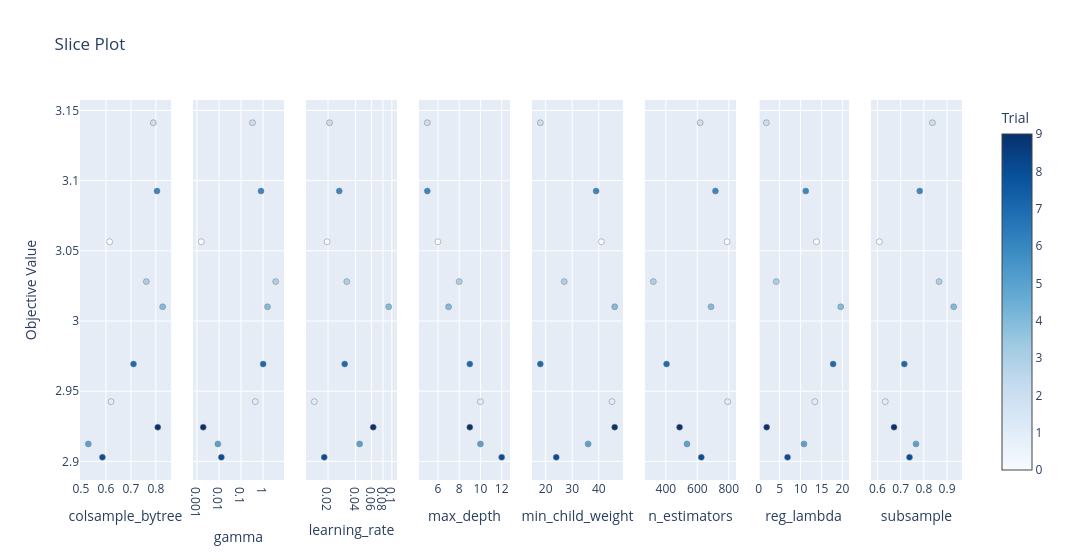

Write notebook code for a chart like this one.
### Code cell
fig_slice.show()

### Figure 1 — Plotly figure (JSON) as saved in the notebook; plotly's stock layout.template omitted (floating-point values rounded to 4 significant figures)
{"data": [{"marker": {"color": [0, 1, 2, 3, 4, 5, 6, 7, 8, 9], "colorbar": {"title": {"text": "Trial"}, "x": 1, "xpad": 40}, "colorscale": [[0, "rgb(247,251,255)"], [0.125, "rgb(222,235,247)"], [0.25, "rgb(198,219,239)"], [0.375, "rgb(158,202,225)"], [0.5, "rgb(107,174,214)"], [0.625, "rgb(66,146,198)"], [0.75, "rgb(33,113,181)"], [0.875, "rgb(8,81,156)"], [1, "rgb(8,48,107)"]], "line": {"color": "Grey", "width": 0.5}, "showscale": true}, "mode": "markers", "name": "Feasible Trial", "showlegend": false, "type": "scatter", "x": [0.615, 0.6204, 0.7897, 0.7617, 0.827, 0.5295, 0.8045, 0.7103, 0.586, 0.8075], "xaxis": "x", "y": [3.056, 2.943, 3.141, 3.028, 3.01, 2.912, 3.093, 2.969, 2.903, 2.924], "yaxis": "y"}, {"marker": {"color": [0, 1, 2, 3, 4, 5, 6, 7, 8, 9], "colorbar": {"title": {"text": "Trial"}, "x": 1, "xpad": 40}, "colorscale": [[0, "rgb(247,251,255)"], [0.125, "rgb(222,235,247)"], [0.25, "rgb(198,219,239)"], [0.375, "rgb(158,202,225)"], [0.5, "rgb(107,174,214)"], [0.625, "rgb(66,146,198)"], [0.75, "rgb(33,113,181)"], [0.875, "rgb(8,81,156)"], [1, "rgb(8,48,107)"]], "line": {"color": "Grey", "width": 0.5}, "showscale": false}, "mode": "markers", "name": "Feasible Trial", "showlegend": false, "type": "scatter", "x": [0.00158, 0.4446, 0.3314, 3.739, 1.596, 0.008923, 0.8066, 1.01, 0.01283, 0.001927], "xaxis": "x2", "y": [3.056, 2.943, 3.141, 3.028, 3.01, 2.912, 3.093, 2.969, 2.903, 2.924], "yaxis": "y2"}, {"marker": {"color": [0, 1, 2, 3, 4, 5, 6, 7, 8, 9], "colorbar": {"title": {"text": "Trial"}, "x": 1, "xpad": 40}, "colorscale": [[0, "rgb(247,251,255)"], [0.125, "rgb(222,235,247)"], [0.25, "rgb(198,219,239)"], [0.375, "rgb(158,202,225)"], [0.5, "rgb(107,174,214)"], [0.625, "rgb(66,146,198)"], [0.75, "rgb(33,113,181)"], [0.875, "rgb(8,81,156)"], [1, "rgb(8,48,107)"]], "line": {"color": "Grey", "width": 0.5}, "showscale": false}, "mode": "markers", "name": "Feasible Trial", "showlegend": false, "type": "scatter", "x": [0.01955, 0.01415, 0.02076, 0.0321, 0.09234, 0.04437, 0.02655, 0.03046, 0.01818, 0.06251], "xaxis": "x3", "y": [3.056, 2.943, 3.141, 3.028, 3.01, 2.912, 3.093, 2.969, 2.903, 2.924], "yaxis": "y3"}, {"marker": {"color": [0, 1, 2, 3, 4, 5, 6, 7, 8, 9], "colorbar": {"title": {"text": "Trial"}, "x": 1, "xpad": 40}, "colorscale": [[0, "rgb(247,251,255)"], [0.125, "rgb(222,235,247)"], [0.25, "rgb(198,219,239)"], [0.375, "rgb(158,202,225)"], [0.5, "rgb(107,174,214)"], [0.625, "rgb(66,146,198)"], [0.75, "rgb(33,113,181)"], [0.875, "rgb(8,81,156)"], [1, "rgb(8,48,107)"]], "line": {"color": "Grey", "width": 0.5}, "showscale": false}, "mode": "markers", "name": "Feasible Trial", "showlegend": false, "type": "scatter", "x": [6, 10, 5, 8, 7, 10, 5, 9, 12, 9], "xaxis": "x4", "y": [3.056, 2.943, 3.141, 3.028, 3.01, 2.912, 3.093, 2.969, 2.903, 2.924], "yaxis": "y4"}, {"marker": {"color": [0, 1, 2, 3, 4, 5, 6, 7, 8, 9], "colorbar": {"title": {"text": "Trial"}, "x": 1, "xpad": 40}, "colorscale": [[0, "rgb(247,251,255)"], [0.125, "rgb(222,235,247)"], [0.25, "rgb(198,219,239)"], [0.375, "rgb(158,202,225)"], [0.5, "rgb(107,174,214)"], [0.625, "rgb(66,146,198)"], [0.75, "rgb(33,113,181)"], [0.875, "rgb(8,81,156)"], [1, "rgb(8,48,107)"]], "line": {"color": "Grey", "width": 0.5}, "showscale": false}, "mode": "markers", "name": "Feasible Trial", "showlegend": false, "type": "scatter", "x": [41, 45, 18, 27, 46, 36, 39, 18, 24, 46], "xaxis": "x5", "y": [3.056, 2.943, 3.141, 3.028, 3.01, 2.912, 3.093, 2.969, 2.903, 2.924], "yaxis": "y5"}, {"marker": {"color": [0, 1, 2, 3, 4, 5, 6, 7, 8, 9], "colorbar": {"title": {"text": "Trial"}, "x": 1, "xpad": 40}, "colorscale": [[0, "rgb(247,251,255)"], [0.125, "rgb(222,235,247)"], [0.25, "rgb(198,219,239)"], [0.375, "rgb(158,202,225)"], [0.5, "rgb(107,174,214)"], [0.625, "rgb(66,146,198)"], [0.75, "rgb(33,113,181)"], [0.875, "rgb(8,81,156)"], [1, "rgb(8,48,107)"]], "line": {"color": "Grey", "width": 0.5}, "showscale": false}, "mode": "markers", "name": "Feasible Trial", "showlegend": false, "type": "scatter", "x": [789, 793, 618, 320, 687, 534, 715, 404, 625, 487], "xaxis": "x6", "y": [3.056, 2.943, 3.141, 3.028, 3.01, 2.912, 3.093, 2.969, 2.903, 2.924], "yaxis": "y6"}, {"marker": {"color": [0, 1, 2, 3, 4, 5, 6, 7, 8, 9], "colorbar": {"title": {"text": "Trial"}, "x": 1, "xpad": 40}, "colorscale": [[0, "rgb(247,251,255)"], [0.125, "rgb(222,235,247)"], [0.25, "rgb(198,219,239)"], [0.375, "rgb(158,202,225)"], [0.5, "rgb(107,174,214)"], [0.625, "rgb(66,146,198)"], [0.75, "rgb(33,113,181)"], [0.875, "rgb(8,81,156)"], [1, "rgb(8,48,107)"]], "line": {"color": "Grey", "width": 0.5}, "showscale": false}, "mode": "markers", "name": "Feasible Trial", "showlegend": false, "type": "scatter", "x": [13.79, 13.4, 1.832, 4.216, 19.58, 10.82, 11.25, 17.77, 6.894, 1.912], "xaxis": "x7", "y": [3.056, 2.943, 3.141, 3.028, 3.01, 2.912, 3.093, 2.969, 2.903, 2.924], "yaxis": "y7"}, {"marker": {"color": [0, 1, 2, 3, 4, 5, 6, 7, 8, 9], "colorbar": {"title": {"text": "Trial"}, "x": 1, "xpad": 40}, "colorscale": [[0, "rgb(247,251,255)"], [0.125, "rgb(222,235,247)"], [0.25, "rgb(198,219,239)"], [0.375, "rgb(158,202,225)"], [0.5, "rgb(107,174,214)"], [0.625, "rgb(66,146,198)"], [0.75, "rgb(33,113,181)"], [0.875, "rgb(8,81,156)"], [1, "rgb(8,48,107)"]], "line": {"color": "Grey", "width": 0.5}, "showscale": false}, "mode": "markers", "name": "Feasible Trial", "showlegend": false, "type": "scatter", "x": [0.6083, 0.6338, 0.8369, 0.8657, 0.9286, 0.7661, 0.7824, 0.7159, 0.7382, 0.6715], "xaxis": "x8", "y": [3.056, 2.943, 3.141, 3.028, 3.01, 2.912, 3.093, 2.969, 2.903, 2.924], "yaxis": "y8"}], "layout": {"title": {"text": "Slice Plot"}, "width": 2400, "xaxis": {"anchor": "y", "domain": [0, 0.1031], "title": {"text": "colsample_bytree"}}, "xaxis2": {"anchor": "y2", "domain": [0.1281, 0.2312], "title": {"text": "gamma"}, "type": "log"}, "xaxis3": {"anchor": "y3", "domain": [0.2562, 0.3594], "title": {"text": "learning_rate"}, "type": "log"}, "xaxis4": {"anchor": "y4", "domain": [0.3844, 0.4875], "title": {"text": "max_depth"}}, "xaxis5": {"anchor": "y5", "domain": [0.5125, 0.6156], "title": {"text": "min_child_weight"}}, "xaxis6": {"anchor": "y6", "domain": [0.6406, 0.7438], "title": {"text": "n_estimators"}}, "xaxis7": {"anchor": "y7", "domain": [0.7687, 0.8719], "title": {"text": "reg_lambda"}}, "xaxis8": {"anchor": "y8", "domain": [0.8969, 1], "title": {"text": "subsample"}}, "yaxis": {"anchor": "x", "domain": [0, 1], "title": {"text": "Objective Value"}}, "yaxis2": {"anchor": "x2", "domain": [0, 1], "matches": "y", "showticklabels": false}, "yaxis3": {"anchor": "x3", "domain": [0, 1], "matches": "y", "showticklabels": false}, "yaxis4": {"anchor": "x4", "domain": [0, 1], "matches": "y", "showticklabels": false}, "yaxis5": {"anchor": "x5", "domain": [0, 1], "matches": "y", "showticklabels": false}, "yaxis6": {"anchor": "x6", "domain": [0, 1], "matches": "y", "showticklabels": false}, "yaxis7": {"anchor": "x7", "domain": [0, 1], "matches": "y", "showticklabels": false}, "yaxis8": {"anchor": "x8", "domain": [0, 1], "matches": "y", "showticklabels": false}}}
